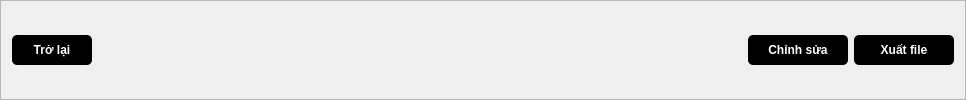
        <widget class="QFrame" name="frame_12">
         <property name="minimumSize">
          <size>
           <width>0</width>
           <height>43</height>
          </size>
         </property>
         <property name="frameShape">
          <enum>QFrame::StyledPanel</enum>
         </property>
         <property name="frameShadow">
          <enum>QFrame::Raised</enum>
         </property>
         <layout class="QHBoxLayout" name="horizontalLayout_7">
          <item>
           <widget class="QPushButton" name="btnBack">
            <property name="minimumSize">
             <size>
              <width>80</width>
              <height>30</height>
             </size>
            </property>
            <property name="font">
             <font>
              <weight>62</weight>
              <bold>true</bold>
             </font>
            </property>
            <property name="cursor">
             <cursorShape>PointingHandCursor</cursorShape>
            </property>
            <property name="styleSheet">
             <string notr="true">background-color:#000;
color:#fff;
font-weight:500;
border-radius: 5px;</string>
            </property>
            <property name="text">
             <string>Trở lại</string>
            </property>
            <property name="icon">
             <iconset resource="../../resources.qrc">
              <normaloff>:/images/res/drawable/icons/back_icon.svg</normaloff>:/images/res/drawable/icons/back_icon.svg</iconset>
            </property>
           </widget>
          </item>
          <item>
           <spacer name="horizontalSpacer">
            <property name="orientation">
             <enum>Qt::Horizontal</enum>
            </property>
            <property name="sizeHint" stdset="0">
             <size>
              <width>650</width>
              <height>20</height>
             </size>
            </property>
           </spacer>
          </item>
          <item>
           <widget class="QPushButton" name="btnEdit">
            <property name="minimumSize">
             <size>
              <width>100</width>
              <height>30</height>
             </size>
            </property>
            <property name="font">
             <font>
              <weight>62</weight>
              <bold>true</bold>
             </font>
            </property>
            <property name="cursor">
             <cursorShape>PointingHandCursor</cursorShape>
            </property>
            <property name="styleSheet">
             <string notr="true">background-color:#000;
color:#fff;
font-weight:500;
border-radius: 5px;</string>
            </property>
            <property name="text">
             <string>Chỉnh sửa</string>
            </property>
            <property name="icon">
             <iconset resource="../../resources.qrc">
              <normaloff>:/images/res/drawable/icons/edit_icon.svg</normaloff>:/images/res/drawable/icons/edit_icon.svg</iconset>
            </property>
           </widget>
          </item>
          <item>
           <widget class="QPushButton" name="btnExport">
            <property name="minimumSize">
             <size>
              <width>100</width>
              <height>30</height>
             </size>
            </property>
            <property name="font">
             <font>
              <weight>62</weight>
              <bold>true</bold>
             </font>
            </property>
            <property name="cursor">
             <cursorShape>PointingHandCursor</cursorShape>
            </property>
            <property name="styleSheet">
             <string notr="true">background-color:#000;
color:#fff;
font-weight:500;
border-radius: 5px;</string>
            </property>
            <property name="text">
             <string>Xuất file</string>
            </property>
            <property name="icon">
             <iconset resource="../../resources.qrc">
              <normaloff>:/images/res/drawable/icons/export_icon.svg</normaloff>:/images/res/drawable/icons/export_icon.svg</iconset>
            </property>
           </widget>
          </item>
         </layout>
        </widget>
